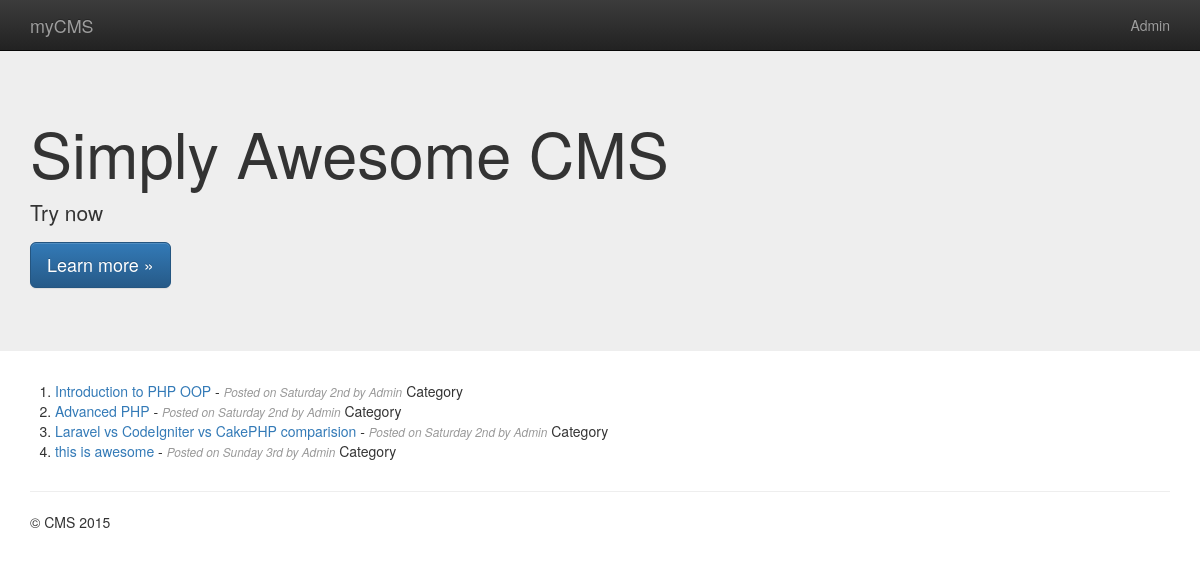
The page / on the database its author committed.
### tables this page shows
CREATE TABLE "articles" (
"article_id"  INTEGER PRIMARY KEY AUTOINCREMENT NOT NULL,
"article_title"  TEXT(255),
"article_content"  TEXT,
"article_timestamp"  INTEGER
);

### includes/article.php (called while the page is built, shortened)
<?php
class article {
    public function fetch_all(){
        global $pdo;
        $query = $pdo->prepare("SELECT * FROM articles");
        $query->execute();
        return $query->fetchAll();
    }
}

### index.php (the view, shortened to what this page needs)
<?php
    include_once('includes/connection.php');
    include_once('includes/article.php');
    $article = new Article();
    $articles = $article->fetch_all();
?>
<?php
     include_once('./partials/header.php');
?>
          <ol>
              <?php foreach($articles as $a){?>
                   <li><a href="article.php?id=<?= $a['article_id'] ?>"><?= $a['article_title'] ?></a>
                       - <small>Posted on <?= date('l jS', $a['article_timestamp']) ?> by Admin</small>
                  Category
              </li>
              <?php } ?>
          </ol>

### partials/header.php (shortened to what this page needs)
<!doctype html>
<html class="no-js" lang="">
    <head>
        <link rel="stylesheet" href="/css/bootstrap.min.css">
        <link rel="stylesheet" href="css/bootstrap-theme.min.css">
        <link rel="stylesheet" href="css/main.css">
    </head>
    <body>
        <nav class="navbar navbar-inverse navbar-fixed-top" role="navigation">
            <div class="container">
                <div class="navbar-header">
                    <a class="navbar-brand" href="/index.php">myCMS</a>
                </div>
                <ul class="nav navbar-nav navbar-right">
                    <li><a href="/admin">Admin</a></li>
                </ul>
            </div>
        </nav>
        <div class="jumbotron">
            <div class="container">
                <h1>Simply Awesome CMS</h1>
                <p>Try now</p>
                <p><a class="btn btn-primary btn-lg" href="#" role="button">Learn more &raquo;</a></p>
            </div>
        </div>
        <div class="container">
            <div class="row">

### css/main.css (style rules this page uses)
small { color: #999; font-style: italic; }

### partials/header.php (style rules this page uses)
body { padding-top: 50px; padding-bottom: 20px; }

### rows shown on the page
articles: article_title "Introduction to PHP OOP", article_timestamp "Saturday 2nd"
articles: article_title "Advanced PHP", article_timestamp "Saturday 2nd"
articles: article_title "Laravel vs CodeIgniter vs CakePHP comparision", article_timestamp "Saturday 2nd"
articles: article_title "this is awesome", article_timestamp "Sunday 3rd"
